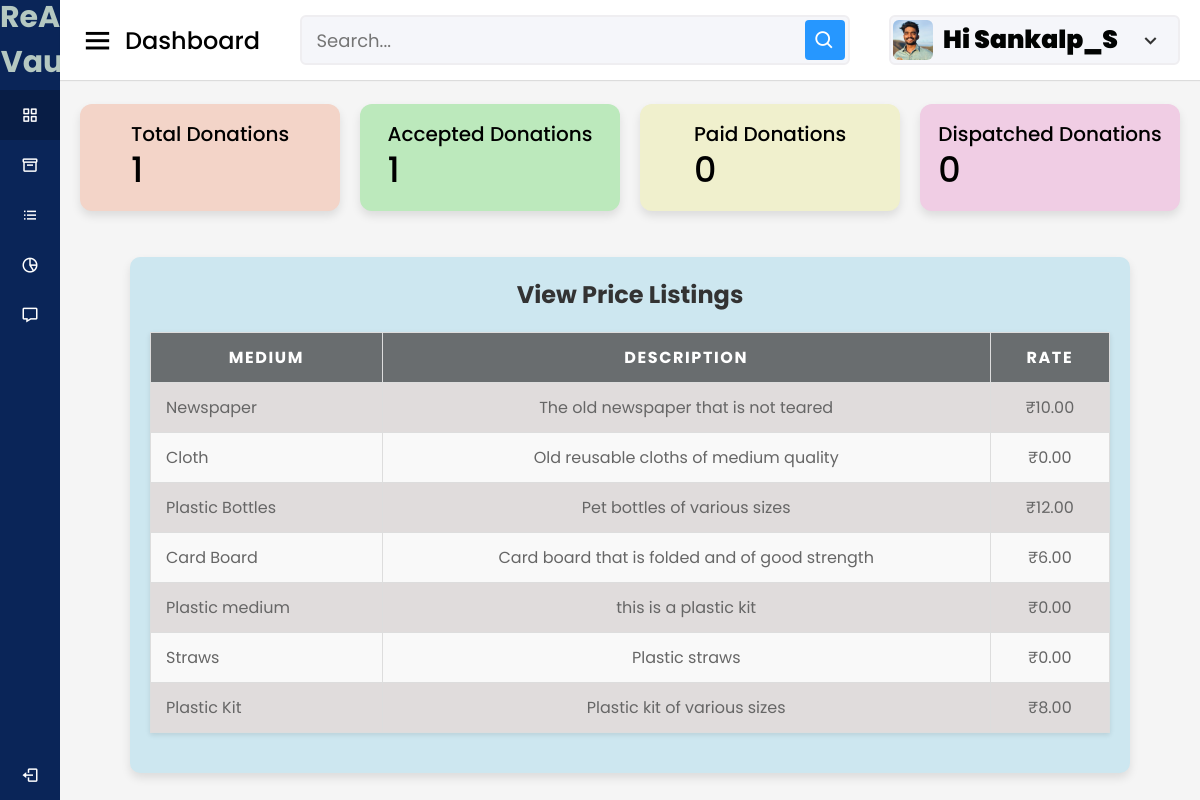
/donors/view-rates (signed in), run on an earlier commit of the app's database.
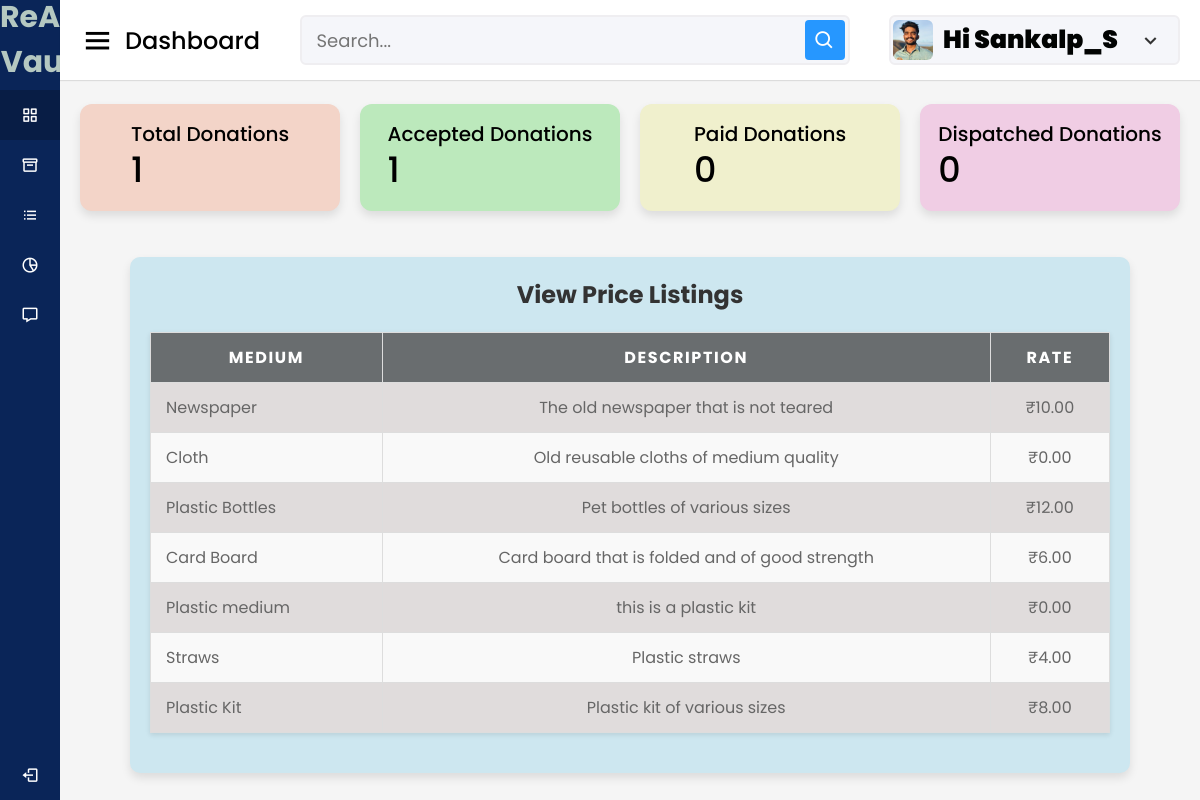
And on a later commit of the database.
### adminclick/models.py (models this page shows, shortened)
class MediumOfWaste(models.Model):
    name = models.CharField(max_length=255)
    description = models.TextField(blank=True, null=True)
    rate=models.DecimalField(max_digits=10,decimal_places=2,default=0.00)

### donors/views.py (the view)
# urls.py: path('view-rates', views.view_rates, name='view_rates'),
@login_required
@never_cache
def view_rates(request):
    donor = request.user.donors
    total_donations = Donation.objects.filter(donor=donor).count()
    approved_donations = Donation.objects.filter(donor=donor, status ='accepted').count()
    mediums = MediumOfWaste.objects.all()
    context = {
        'mediums': mediums,
        'donor':donor,
        'total_donations':total_donations,
        'approved_donations':approved_donations
    }
    return render(request, 'Donors/view_rates.html', context)

### template/Donors/view_rates.html (shortened to what this page needs)
{% load static %}
<!DOCTYPE html>
<html lang="en" dir="ltr">
<head>
  <link rel="stylesheet" href="{% static 'assets/css/styles.css' %}">
  <link href='https://unpkg.com/boxicons@2.0.7/css/boxicons.min.css' rel='stylesheet'>
</head>
<body>
  <div class="sidebar">
    <div class="logo-details">
      <span class="logo_name" style="font-size: 30px; text-align: center; font-weight: 700; color: #b5c8c1;">ReArt Vault</span>
    </div>
    <ul class="nav-links">
      <li>
        <a href="{% url 'donor_dashboard' %}" class="active">
          <i class='bx bx-grid-alt'></i>
          <span class="links_name">Donors Dashboard</span>
        </a>
      </li>
      <li>
        <a href="{% url 'donate_waste' %}">
          <i class='bx bx-box'></i>
          <span class="links_name">Add Donations</span>
        </a>
      </li>
      <li>
        <a href="#">
          <i class='bx bx-list-ul'></i>
          <span class="links_name">Manage Donations</span>
        </a>
      </li>
      <li>
        <a href="{% url 'view_rates' %}">
            <i class='bx bx-pie-chart-alt-2'></i>
            <span class="links_name">Price Listings</span>
          </a>
      </li>
      <li>
        <a href="{% url 'donor_notifications' %}">
          <i class='bx bx-message'></i>
          <span class="links_name">Notifications</span>
        </a>
      </li>
      <li class="log_out">
        <a href="{% url 'userlogout' %}">
          <i class='bx bx-log-out'></i>
          <span class="links_name">Log out</span>
        </a>
      </li>
    </ul>
  </div>
  <section class="home-section">
    <nav>
      <div class="sidebar-button">
        <i class='bx bx-menu sidebarBtn'></i>
        <span class="dashboard">Dashboard</span>
      </div>
      <div class="search-box">
        <input type="text" placeholder="Search...">
        <i class='bx bx-search'></i>
      </div>
      <div class="profile-details">
        <img src="{{donor.profile_pic.url}}" alt="">
        <span class="admin_name" style="font-size: 25px; font-weight: 900; color: #010302;">Hi {{user.username}}</span>
        <i class='bx bx-chevron-down'></i>
      </div>
    </nav>
    <body>
      <div class="home-content">
        <div class="overview-boxes">
          <div class="box" style="background-color:rgb(243, 212, 200);">
            <div class="right-side">
              <div class="box-topic">Total Donations</div>
              <div class="number">{{ total_donations }}</div>
            </div>
          </div>
          <div class="box" style="background-color:rgb(188, 233, 188);">
            <div class="right-side">
              <div class="box-topic">Accepted Donations</div>
              <div class="number">{{ approved_donations }}</div>
            </div>
          </div>
          <div class="box" style="background-color:rgb(240, 240, 205);">
            <div class="right-side">
              <div class="box-topic">Paid Donations</div>
              <div class="number"> 0</div>
            </div>
          </div>
          <div class="box" style="background-color:rgb(240, 205, 228);">
            <div class="right-side">
              <div class="box-topic">Dispatched Donations</div>
              <div class="number">0</div>
            </div>
          </div>
        </div>
<div class="sales-boxes">
    <div class="recent-sales box" style="background-color: rgb(205, 231, 240); padding: 20px; border-radius: 10px; width:1000px;">
        <div class="title" style="font-size: 24px; font-weight: bold; margin-bottom: 20px;">View Price Listings</div>
        <table class="table">
            <thead>
                <tr>
    <thead>
        <tr>
            <th>Medium</th>
            <th>Description</th>
            <th>Rate</th>
        </tr>
    </thead>
    <tbody>
        {% for medium in mediums %}
        <tr>
            <td>{{ medium.name }}</td>
            <td>{{ medium.description }}</td>
            <td>₹{{ medium.rate }}</td>
        </tr>
        {% endfor %}
    </tbody>
</table>
</div>
</div>

What changed in the data, as far as the page shows it:
changed MediumOfWaste "Straws": rate "0.00" → "4.00"
